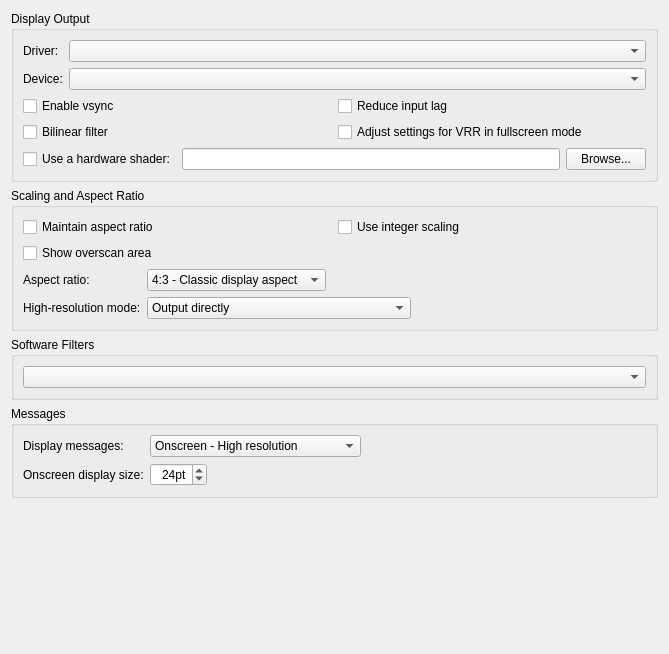
<?xml version="1.0" encoding="UTF-8"?>
<ui version="4.0">
 <class>DisplayPanel</class>
 <widget class="QWidget" name="DisplayPanel">
  <property name="geometry">
   <rect>
    <x>0</x>
    <y>0</y>
    <width>669</width>
    <height>654</height>
   </rect>
  </property>
  <property name="windowTitle">
   <string>Form</string>
  </property>
  <layout class="QVBoxLayout" name="verticalLayout">
   <item>
    <widget class="QGroupBox" name="groupBox">
     <property name="title">
      <string>Display Output</string>
     </property>
     <layout class="QVBoxLayout" name="verticalLayout_2">
      <item>
       <layout class="QGridLayout" name="gridLayout_driver">
        <item row="0" column="0">
         <widget class="QLabel" name="label">
          <property name="text">
           <string>Driver:</string>
          </property>
         </widget>
        </item>
        <item row="1" column="1">
         <widget class="QComboBox" name="comboBox_device">
          <property name="sizePolicy">
           <sizepolicy hsizetype="Expanding" vsizetype="Fixed">
            <horstretch>0</horstretch>
            <verstretch>0</verstretch>
           </sizepolicy>
          </property>
          <property name="toolTip">
           <string>Choose a device to render output. If you have no integrated graphics, there will be only one choice.</string>
          </property>
          <property name="whatsThis">
           <string>&lt;html&gt;&lt;head/&gt;&lt;body&gt;&lt;p&gt;When using &lt;span style=&quot; font-style:italic;&quot;&gt;Vulkan&lt;/span&gt;, this chooses the GPU you wish to use Snes9x with.&lt;/p&gt;&lt;/body&gt;&lt;/html&gt;</string>
          </property>
         </widget>
        </item>
        <item row="0" column="1">
         <widget class="QComboBox" name="comboBox_driver">
          <property name="sizePolicy">
           <sizepolicy hsizetype="Expanding" vsizetype="Fixed">
            <horstretch>0</horstretch>
            <verstretch>0</verstretch>
           </sizepolicy>
          </property>
          <property name="toolTip">
           <string>Select the output driver.</string>
          </property>
          <property name="whatsThis">
           <string>&lt;html&gt;&lt;head/&gt;&lt;body&gt;&lt;p&gt;Choose one of &lt;span style=&quot; font-style:italic;&quot;&gt;Qt Software, Vulkan, or OpenGL&lt;/span&gt;.&lt;/p&gt;&lt;p&gt;Qt Software will use the CPU to draw the display. Vulkan or OpenGL will use that respective graphics interface to draw the display.&lt;/p&gt;&lt;/body&gt;&lt;/html&gt;</string>
          </property>
         </widget>
        </item>
        <item row="1" column="0">
         <widget class="QLabel" name="label_2">
          <property name="text">
           <string>Device:</string>
          </property>
         </widget>
        </item>
       </layout>
      </item>
      <item>
       <layout class="QGridLayout" name="gridLayout_3">
        <item row="2" column="0">
         <widget class="QCheckBox" name="checkBox_bilinear_filter">
          <property name="toolTip">
           <string>Smooth screen output.</string>
          </property>
          <property name="whatsThis">
           <string>&lt;html&gt;&lt;head/&gt;&lt;body&gt;&lt;p&gt;Turns on a bilinear smoothing filter to smooth out the pixels. This option won't work with a hardware shader enabled.&lt;/p&gt;&lt;/body&gt;&lt;/html&gt;</string>
          </property>
          <property name="text">
           <string>Bilinear filter</string>
          </property>
         </widget>
        </item>
        <item row="1" column="1">
         <widget class="QCheckBox" name="checkBox_reduce_input_lag">
          <property name="toolTip">
           <string>Prevent the display driver from getting too far ahead in order to reduce lag.</string>
          </property>
          <property name="whatsThis">
           <string>&lt;html&gt;&lt;head/&gt;&lt;body&gt;&lt;p&gt;This prevents the GPU from queuing up additional frames in advance, reducing the time it takes for the display to react to your input.&lt;/p&gt;&lt;/body&gt;&lt;/html&gt;</string>
          </property>
          <property name="text">
           <string>Reduce input lag</string>
          </property>
         </widget>
        </item>
        <item row="2" column="1">
         <widget class="QCheckBox" name="checkBox_adjust_for_vrr">
          <property name="toolTip">
           <string>When entering fullscreen mode, temporarily change other settings to use VRR (G-Sync or FreeSync) correctly.</string>
          </property>
          <property name="whatsThis">
           <string>&lt;html&gt;&lt;head/&gt;&lt;body&gt;&lt;p&gt;When entering fullscreen mode, this option temporarily sets a number of other options to values that make variable refresh rate monitors that use FreeSync or GSync smoother.&lt;/p&gt;&lt;p&gt;Enables vsync.&lt;/p&gt;&lt;p&gt;Sets synchronization mode to timer and the frame rate to exactly that of the SNES.&lt;/p&gt;&lt;p&gt;Sets input rate to 32040Hz.&lt;/p&gt;&lt;/body&gt;&lt;/html&gt;</string>
          </property>
          <property name="text">
           <string>Adjust settings for VRR in fullscreen mode</string>
          </property>
         </widget>
        </item>
        <item row="1" column="0">
         <widget class="QCheckBox" name="checkBox_vsync">
          <property name="toolTip">
           <string>Sync the display to vertical retrace to eliminate tearing.</string>
          </property>
          <property name="whatsThis">
           <string>&lt;html&gt;&lt;head/&gt;&lt;body&gt;&lt;p&gt;This option prevents tearing in the output.&lt;/p&gt;&lt;/body&gt;&lt;/html&gt;</string>
          </property>
          <property name="text">
           <string>Enable vsync</string>
          </property>
         </widget>
        </item>
       </layout>
      </item>
      <item>
       <layout class="QHBoxLayout" name="horizontalLayout">
        <item>
         <widget class="QCheckBox" name="checkBox_use_shader">
          <property name="toolTip">
           <string>Use a selected .slangp or .glslp shader file. 
.slangp is supported by Vulkan and OpenGL. 
.glslp is supported by OpenGL.</string>
          </property>
          <property name="whatsThis">
           <string>&lt;html&gt;&lt;head/&gt;&lt;body&gt;&lt;p&gt;Uses a hardware shader with &lt;span style=&quot; font-style:italic;&quot;&gt;Vulkan&lt;/span&gt; or &lt;span style=&quot; font-style:italic;&quot;&gt;OpenGL&lt;/span&gt; drivers. These can be either .glslp or .slangp preset files.&lt;/p&gt;&lt;p&gt;GLSL shaders (.glslp) can be downloaded from:&lt;/p&gt;&lt;p&gt;&lt;a href=&quot;https://github.com/libretro/glsl-shaders&quot;&gt;&lt;span style=&quot; text-decoration: underline; color:#2980b9;&quot;&gt;https://github.com/libretro/glsl-shaders&lt;/span&gt;&lt;/a&gt;&lt;/p&gt;&lt;p&gt;Slang shaders (.slangp) can be downloaded from:&lt;/p&gt;&lt;p&gt;&lt;a href=&quot;https://github.com/libretro/slang-shaders&quot;&gt;&lt;span style=&quot; text-decoration: underline; color:#2980b9;&quot;&gt;https://github.com/libretro/slang-shaders&lt;/span&gt;&lt;/a&gt;&lt;/p&gt;&lt;/body&gt;&lt;/html&gt;</string>
          </property>
          <property name="text">
           <string>Use a hardware shader:</string>
          </property>
         </widget>
        </item>
        <item>
         <widget class="QLineEdit" name="lineEdit_shader">
          <property name="whatsThis">
           <string>&lt;html&gt;&lt;head/&gt;&lt;body&gt;&lt;p&gt;Uses a hardware shader with &lt;span style=&quot; font-style:italic;&quot;&gt;Vulkan&lt;/span&gt; or &lt;span style=&quot; font-style:italic;&quot;&gt;OpenGL&lt;/span&gt; drivers. These can be either .glslp or .slangp preset files.&lt;/p&gt;&lt;p&gt;GLSL shaders (.glslp) can be downloaded from:&lt;/p&gt;&lt;p&gt;&lt;a href=&quot;https://github.com/libretro/glsl-shaders&quot;&gt;&lt;span style=&quot; text-decoration: underline; color:#2980b9;&quot;&gt;https://github.com/libretro/glsl-shaders&lt;/span&gt;&lt;/a&gt;&lt;/p&gt;&lt;p&gt;Slang shaders (.slangp) can be downloaded from:&lt;/p&gt;&lt;p&gt;&lt;a href=&quot;https://github.com/libretro/slang-shaders&quot;&gt;&lt;span style=&quot; text-decoration: underline; color:#2980b9;&quot;&gt;https://github.com/libretro/slang-shaders&lt;/span&gt;&lt;/a&gt;&lt;/p&gt;&lt;/body&gt;&lt;/html&gt;</string>
          </property>
         </widget>
        </item>
        <item>
         <widget class="QPushButton" name="pushButton_browse_shader">
          <property name="whatsThis">
           <string>&lt;html&gt;&lt;head/&gt;&lt;body&gt;&lt;p&gt;Uses a hardware shader with &lt;span style=&quot; font-style:italic;&quot;&gt;Vulkan&lt;/span&gt; or &lt;span style=&quot; font-style:italic;&quot;&gt;OpenGL&lt;/span&gt; drivers. These can be either .glslp or .slangp preset files.&lt;/p&gt;&lt;p&gt;GLSL shaders (.glslp) can be downloaded from:&lt;/p&gt;&lt;p&gt;&lt;a href=&quot;https://github.com/libretro/glsl-shaders&quot;&gt;&lt;span style=&quot; text-decoration: underline; color:#2980b9;&quot;&gt;https://github.com/libretro/glsl-shaders&lt;/span&gt;&lt;/a&gt;&lt;/p&gt;&lt;p&gt;Slang shaders (.slangp) can be downloaded from:&lt;/p&gt;&lt;p&gt;&lt;a href=&quot;https://github.com/libretro/slang-shaders&quot;&gt;&lt;span style=&quot; text-decoration: underline; color:#2980b9;&quot;&gt;https://github.com/libretro/slang-shaders&lt;/span&gt;&lt;/a&gt;&lt;/p&gt;&lt;/body&gt;&lt;/html&gt;</string>
          </property>
          <property name="text">
           <string>Browse...</string>
          </property>
         </widget>
        </item>
       </layout>
      </item>
     </layout>
    </widget>
   </item>
   <item>
    <widget class="QGroupBox" name="groupBox_2">
     <property name="title">
      <string>Scaling and Aspect Ratio</string>
     </property>
     <layout class="QVBoxLayout" name="verticalLayout_3">
      <item>
       <layout class="QGridLayout" name="gridLayout_4">
        <item row="0" column="0">
         <widget class="QCheckBox" name="checkBox_maintain_aspect_ratio">
          <property name="toolTip">
           <string>Keep the screen at the requested proportions for width and height.</string>
          </property>
          <property name="whatsThis">
           <string>&lt;html&gt;&lt;head/&gt;&lt;body&gt;&lt;p&gt;This option keeps the proportions of the emulated display the same no matter how you change the size of the window.&lt;/p&gt;&lt;/body&gt;&lt;/html&gt;</string>
          </property>
          <property name="text">
           <string>Maintain aspect ratio</string>
          </property>
         </widget>
        </item>
        <item row="1" column="0">
         <widget class="QCheckBox" name="checkBox_overscan">
          <property name="toolTip">
           <string>Show the areas on the top and bottom of the screen that are normally black and hidden by the TV. Some games will draw in these areas.</string>
          </property>
          <property name="whatsThis">
           <string>&lt;html&gt;&lt;head/&gt;&lt;body&gt;&lt;p&gt;On classic CRT televisions, some areas of the screen were covered by the bezel, so weren't used often in games. This option allows you to show that area, but it will usually be just black bars.&lt;/p&gt;&lt;/body&gt;&lt;/html&gt;</string>
          </property>
          <property name="text">
           <string>Show overscan area</string>
          </property>
         </widget>
        </item>
        <item row="0" column="1">
         <widget class="QCheckBox" name="checkBox_integer_scaling">
          <property name="toolTip">
           <string>When scaling up, only use integer multiples of the original height.</string>
          </property>
          <property name="whatsThis">
           <string>&lt;html&gt;&lt;head/&gt;&lt;body&gt;&lt;p&gt;This option adapts &lt;span style=&quot; font-style:italic;&quot;&gt;maintain aspect ratio&lt;/span&gt; and scales the image in steps of integral scale, so game pixels are never spread across the borders of screen pixels.&lt;/p&gt;&lt;/body&gt;&lt;/html&gt;</string>
          </property>
          <property name="text">
           <string>Use integer scaling</string>
          </property>
         </widget>
        </item>
       </layout>
      </item>
      <item>
       <layout class="QGridLayout" name="gridLayout_2">
        <item row="1" column="0">
         <widget class="QLabel" name="label_4">
          <property name="text">
           <string>High-resolution mode:</string>
          </property>
         </widget>
        </item>
        <item row="0" column="1">
         <widget class="QComboBox" name="comboBox_aspect_ratio">
          <property name="sizePolicy">
           <sizepolicy hsizetype="Fixed" vsizetype="Fixed">
            <horstretch>0</horstretch>
            <verstretch>0</verstretch>
           </sizepolicy>
          </property>
          <property name="whatsThis">
           <string>&lt;html&gt;&lt;head/&gt;&lt;body&gt;&lt;p&gt;This option affects how &lt;span style=&quot; font-style:italic;&quot;&gt;maintain aspect ratio &lt;/span&gt;works. &lt;/p&gt;&lt;p&gt;&lt;span style=&quot; font-style:italic;&quot;&gt;4:3 &lt;/span&gt;will maintain a ratio where the screen is 1.333 times wider than high.&lt;/p&gt;&lt;p&gt;64:49 presents an idealized ratio where the display output is perfect, but is affected by NTSC compression.&lt;/p&gt;&lt;p&gt;1:1 Means pixels will be square. This will squeeze the image horizontally.&lt;br/&gt;&lt;/p&gt;&lt;p&gt;&lt;br/&gt;&lt;/p&gt;&lt;/body&gt;&lt;/html&gt;</string>
          </property>
          <item>
           <property name="text">
            <string>4:3 - Classic display aspect</string>
           </property>
          </item>
          <item>
           <property name="text">
            <string>64:49 - NTSC aspect</string>
           </property>
          </item>
          <item>
           <property name="text">
            <string>8:7 - Square pixels</string>
           </property>
          </item>
         </widget>
        </item>
        <item row="0" column="0">
         <widget class="QLabel" name="label_3">
          <property name="text">
           <string>Aspect ratio:</string>
          </property>
         </widget>
        </item>
        <item row="1" column="1">
         <widget class="QComboBox" name="comboBox_high_resolution_mode">
          <property name="sizePolicy">
           <sizepolicy hsizetype="Fixed" vsizetype="Fixed">
            <horstretch>0</horstretch>
            <verstretch>0</verstretch>
           </sizepolicy>
          </property>
          <property name="toolTip">
           <string>This affects the rarely used 512-pixels-wide mode used by the SNES.
For games like Kirby 3 and Jurassic Park, choose the &quot;merge fields&quot; option.
For games like Seiken Densetsu 3 and Marvelous, choose the &quot;scale up&quot; option.
Output directly will cause the screen to change between the two modes and look weird.</string>
          </property>
          <property name="whatsThis">
           <string>&lt;html&gt;&lt;head/&gt;&lt;body&gt;&lt;p&gt;This option only affects the SNES's high-resolution, 512 pixel wide mode. Few games use this. &lt;/p&gt;&lt;p&gt;&lt;span style=&quot; font-style:italic;&quot;&gt;Output directly&lt;/span&gt; will use whatever is output directly, but when the game changes modes, the filtering will get sharper or blurrier and may be distracting.&lt;/p&gt;&lt;p&gt;&lt;span style=&quot; font-style:italic;&quot;&gt;Merge fields &lt;/span&gt;will scale the image down and blend the extra pixels together. This is useful in games like Jurassic Park and Kirby's Dreamland 3, which use it for a transparency effect.&lt;/p&gt;&lt;p&gt;&lt;span style=&quot; font-style:italic;&quot;&gt;Scale low resolution &lt;/span&gt;will double the width of low-resolution screens, so when the game switches between modes there isn't any distracting changes in filtering. This is useful when a game uses the high resolution mode often, like Seiken Densetsu 3.&lt;br/&gt;&lt;/p&gt;&lt;p&gt;&lt;br/&gt;&lt;/p&gt;&lt;/body&gt;&lt;/html&gt;</string>
          </property>
          <item>
           <property name="text">
            <string>Output directly</string>
           </property>
          </item>
          <item>
           <property name="text">
            <string>Merge the fields of the high-resolution lines</string>
           </property>
          </item>
          <item>
           <property name="text">
            <string>Scale normal resolution screens up</string>
           </property>
          </item>
         </widget>
        </item>
        <item row="0" column="2">
         <spacer name="horizontalSpacer_2">
          <property name="orientation">
           <enum>Qt::Horizontal</enum>
          </property>
          <property name="sizeHint" stdset="0">
           <size>
            <width>40</width>
            <height>20</height>
           </size>
          </property>
         </spacer>
        </item>
       </layout>
      </item>
     </layout>
    </widget>
   </item>
   <item>
    <widget class="QGroupBox" name="groupBox_3">
     <property name="title">
      <string>Software Filters</string>
     </property>
     <layout class="QVBoxLayout" name="verticalLayout_4">
      <item>
       <widget class="QComboBox" name="comboBox"/>
      </item>
     </layout>
    </widget>
   </item>
   <item>
    <widget class="QGroupBox" name="groupBox_4">
     <property name="title">
      <string>Messages</string>
     </property>
     <layout class="QVBoxLayout" name="verticalLayout_5">
      <item>
       <layout class="QGridLayout" name="gridLayout_5">
        <item row="0" column="0">
         <widget class="QLabel" name="label_5">
          <property name="text">
           <string>Display messages:</string>
          </property>
         </widget>
        </item>
        <item row="0" column="1">
         <widget class="QComboBox" name="comboBox_messages">
          <property name="sizePolicy">
           <sizepolicy hsizetype="Preferred" vsizetype="Fixed">
            <horstretch>0</horstretch>
            <verstretch>0</verstretch>
           </sizepolicy>
          </property>
          <property name="whatsThis">
           <string>&lt;html&gt;&lt;head/&gt;&lt;body&gt;&lt;p&gt;This option determines whether messages show up in the game display:&lt;/p&gt;&lt;p&gt;Onscreen will show a high resolution overlay when using &lt;span style=&quot; font-style:italic;&quot;&gt;Vulkan&lt;/span&gt; or &lt;span style=&quot; font-style:italic;&quot;&gt;OpenGL&lt;/span&gt;.&lt;/p&gt;&lt;p&gt;Inscreen will draw in a pixel font to the ingame display.&lt;/p&gt;&lt;p&gt;Don't display messages will show nothing.&lt;br/&gt;&lt;/p&gt;&lt;/body&gt;&lt;/html&gt;</string>
          </property>
          <item>
           <property name="text">
            <string>Onscreen - High resolution</string>
           </property>
          </item>
          <item>
           <property name="text">
            <string>Inside the screen - Low resolution</string>
           </property>
          </item>
          <item>
           <property name="text">
            <string>Don't display messages</string>
           </property>
          </item>
         </widget>
        </item>
        <item row="1" column="1">
         <widget class="QSpinBox" name="spinBox_osd_size">
          <property name="sizePolicy">
           <sizepolicy hsizetype="Fixed" vsizetype="Fixed">
            <horstretch>0</horstretch>
            <verstretch>0</verstretch>
           </sizepolicy>
          </property>
          <property name="whatsThis">
           <string>&lt;html&gt;&lt;head/&gt;&lt;body&gt;&lt;p&gt;This option only affects the size of the font and the icons shown when display messages are set to the &lt;span style=&quot; font-style:italic;&quot;&gt;Onscreen&lt;/span&gt; option.&lt;/p&gt;&lt;/body&gt;&lt;/html&gt;</string>
          </property>
          <property name="alignment">
           <set>Qt::AlignRight|Qt::AlignTrailing|Qt::AlignVCenter</set>
          </property>
          <property name="suffix">
           <string>pt</string>
          </property>
          <property name="minimum">
           <number>8</number>
          </property>
          <property name="maximum">
           <number>256</number>
          </property>
          <property name="value">
           <number>24</number>
          </property>
         </widget>
        </item>
        <item row="1" column="0">
         <widget class="QLabel" name="label_6">
          <property name="text">
           <string>Onscreen display size:</string>
          </property>
         </widget>
        </item>
        <item row="0" column="2">
         <spacer name="horizontalSpacer_3">
          <property name="orientation">
           <enum>Qt::Horizontal</enum>
          </property>
          <property name="sizeHint" stdset="0">
           <size>
            <width>40</width>
            <height>20</height>
           </size>
          </property>
         </spacer>
        </item>
       </layout>
      </item>
     </layout>
    </widget>
   </item>
   <item>
    <spacer name="verticalSpacer">
     <property name="orientation">
      <enum>Qt::Vertical</enum>
     </property>
     <property name="sizeHint" stdset="0">
      <size>
       <width>20</width>
       <height>40</height>
      </size>
     </property>
    </spacer>
   </item>
  </layout>
 </widget>
 <resources/>
 <connections/>
</ui>
